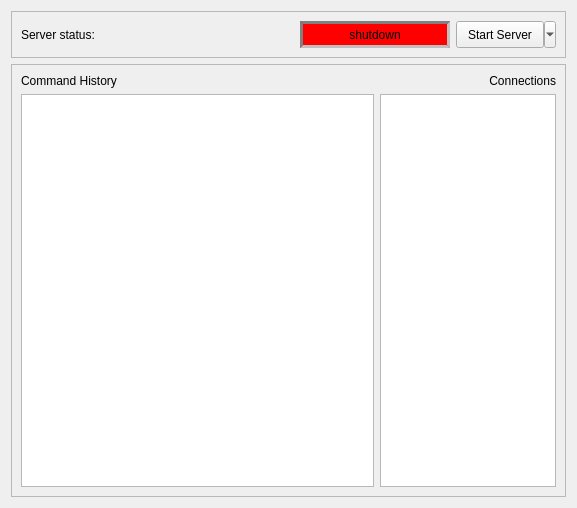
<?xml version="1.0" encoding="UTF-8"?>
<ui version="4.0">
 <class>Form</class>
 <widget class="QWidget" name="Form">
  <property name="geometry">
   <rect>
    <x>0</x>
    <y>0</y>
    <width>577</width>
    <height>508</height>
   </rect>
  </property>
  <property name="windowTitle">
   <string>Form</string>
  </property>
  <layout class="QVBoxLayout" name="verticalLayout">
   <item>
    <widget class="QFrame" name="topFrame">
     <property name="frameShape">
      <enum>QFrame::StyledPanel</enum>
     </property>
     <property name="frameShadow">
      <enum>QFrame::Raised</enum>
     </property>
     <layout class="QHBoxLayout" name="horizontalLayout" stretch="1,0,0">
      <item>
       <widget class="QLabel" name="serverStatusText">
        <property name="text">
         <string>Server status:</string>
        </property>
       </widget>
      </item>
      <item>
       <widget class="QLabel" name="serverStatus">
        <property name="minimumSize">
         <size>
          <width>150</width>
          <height>0</height>
         </size>
        </property>
        <property name="styleSheet">
         <string notr="true">background-color: red; border: 3px inset gray</string>
        </property>
        <property name="frameShape">
         <enum>QFrame::NoFrame</enum>
        </property>
        <property name="frameShadow">
         <enum>QFrame::Plain</enum>
        </property>
        <property name="lineWidth">
         <number>0</number>
        </property>
        <property name="midLineWidth">
         <number>0</number>
        </property>
        <property name="text">
         <string>shutdown</string>
        </property>
        <property name="alignment">
         <set>Qt::AlignCenter</set>
        </property>
       </widget>
      </item>
      <item>
       <widget class="QToolButton" name="toggleStatus">
        <property name="minimumSize">
         <size>
          <width>100</width>
          <height>27</height>
         </size>
        </property>
        <property name="focusPolicy">
         <enum>Qt::NoFocus</enum>
        </property>
        <property name="text">
         <string>Start Server</string>
        </property>
        <property name="popupMode">
         <enum>QToolButton::MenuButtonPopup</enum>
        </property>
        <property name="autoRaise">
         <bool>false</bool>
        </property>
        <property name="arrowType">
         <enum>Qt::NoArrow</enum>
        </property>
       </widget>
      </item>
     </layout>
    </widget>
   </item>
   <item>
    <widget class="QFrame" name="centerFrame">
     <property name="frameShape">
      <enum>QFrame::StyledPanel</enum>
     </property>
     <property name="frameShadow">
      <enum>QFrame::Raised</enum>
     </property>
     <layout class="QGridLayout" name="gridLayout" columnstretch="2,1">
      <item row="1" column="0">
       <widget class="QListWidget" name="commandList">
        <property name="font">
         <font>
          <family>Monospace</family>
         </font>
        </property>
        <property name="selectionMode">
         <enum>QAbstractItemView::NoSelection</enum>
        </property>
       </widget>
      </item>
      <item row="1" column="1">
       <widget class="QListWidget" name="connectionList">
        <property name="selectionMode">
         <enum>QAbstractItemView::NoSelection</enum>
        </property>
       </widget>
      </item>
      <item row="0" column="0">
       <widget class="QLabel" name="label">
        <property name="text">
         <string>Command History</string>
        </property>
       </widget>
      </item>
      <item row="0" column="1">
       <widget class="QLabel" name="label_2">
        <property name="text">
         <string>Connections</string>
        </property>
        <property name="alignment">
         <set>Qt::AlignRight|Qt::AlignTrailing|Qt::AlignVCenter</set>
        </property>
       </widget>
      </item>
     </layout>
    </widget>
   </item>
  </layout>
 </widget>
 <resources/>
 <connections/>
</ui>
